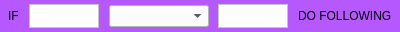
<?xml version="1.0" encoding="UTF-8"?>
<ui version="4.0">
 <class>IfBlock_Canvas</class>
 <widget class="CBBaseBlock" name="IfBlock_Canvas">
  <property name="geometry">
   <rect>
    <x>0</x>
    <y>0</y>
    <width>400</width>
    <height>32</height>
   </rect>
  </property>
  <property name="minimumSize">
   <size>
    <width>180</width>
    <height>32</height>
   </size>
  </property>
  <property name="maximumSize">
   <size>
    <width>400</width>
    <height>32</height>
   </size>
  </property>
  <property name="windowTitle">
   <string>IfBlock_Canvas</string>
  </property>
  <property name="styleSheet">
   <string notr="true">background-color: rgb(181, 89, 255);</string>
  </property>
  <layout class="QHBoxLayout" name="horizontalLayout">
   <property name="spacing">
    <number>2</number>
   </property>
   <property name="leftMargin">
    <number>0</number>
   </property>
   <property name="topMargin">
    <number>0</number>
   </property>
   <property name="rightMargin">
    <number>0</number>
   </property>
   <property name="bottomMargin">
    <number>0</number>
   </property>
   <item>
    <widget class="QWidget" name="widget" native="true">
     <property name="minimumSize">
      <size>
       <width>180</width>
       <height>32</height>
      </size>
     </property>
     <property name="maximumSize">
      <size>
       <width>400</width>
       <height>32</height>
      </size>
     </property>
     <property name="styleSheet">
      <string notr="true">background-color: rgb(181, 89, 255);</string>
     </property>
     <layout class="QHBoxLayout" name="horizontalLayout_2">
      <property name="spacing">
       <number>10</number>
      </property>
      <property name="leftMargin">
       <number>8</number>
      </property>
      <property name="topMargin">
       <number>4</number>
      </property>
      <property name="rightMargin">
       <number>8</number>
      </property>
      <property name="bottomMargin">
       <number>4</number>
      </property>
      <item>
       <widget class="QLabel" name="IF">
        <property name="styleSheet">
         <string notr="true">background-color: rgb(181, 89, 255);</string>
        </property>
        <property name="text">
         <string>IF</string>
        </property>
       </widget>
      </item>
      <item>
       <widget class="QPlainTextEdit" name="Param0">
        <property name="styleSheet">
         <string notr="true">background-color: rgb(255, 255, 255);</string>
        </property>
        <property name="verticalScrollBarPolicy">
         <enum>Qt::ScrollBarAlwaysOff</enum>
        </property>
        <property name="horizontalScrollBarPolicy">
         <enum>Qt::ScrollBarAlwaysOff</enum>
        </property>
       </widget>
      </item>
      <item>
       <widget class="QComboBox" name="DropDown">
        <property name="minimumSize">
         <size>
          <width>100</width>
          <height>0</height>
         </size>
        </property>
        <property name="styleSheet">
         <string notr="true">background-color: rgb(255, 255, 255);</string>
        </property>
       </widget>
      </item>
      <item>
       <widget class="QPlainTextEdit" name="Param1">
        <property name="styleSheet">
         <string notr="true">background-color: rgb(255, 255, 255);</string>
        </property>
        <property name="verticalScrollBarPolicy">
         <enum>Qt::ScrollBarAlwaysOff</enum>
        </property>
        <property name="horizontalScrollBarPolicy">
         <enum>Qt::ScrollBarAlwaysOff</enum>
        </property>
       </widget>
      </item>
      <item>
       <widget class="QLabel" name="DO">
        <property name="styleSheet">
         <string notr="true">background-color: rgb(181, 89, 255);</string>
        </property>
        <property name="text">
         <string>DO FOLLOWING</string>
        </property>
       </widget>
      </item>
     </layout>
    </widget>
   </item>
  </layout>
 </widget>
 <layoutdefault spacing="6" margin="11"/>
 <customwidgets>
  <customwidget>
   <class>CBBaseBlock</class>
   <extends>QWidget</extends>
   <header>cbbaseblock.h</header>
   <container>1</container>
  </customwidget>
 </customwidgets>
 <resources/>
 <connections/>
</ui>
